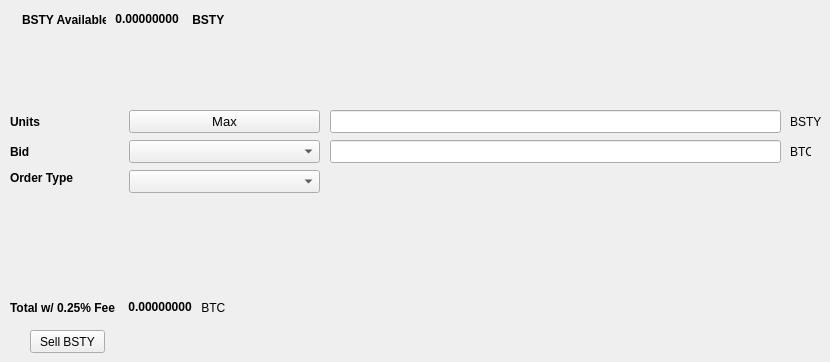
   <widget class="QWidget" name="SellTab">
    <attribute name="title">
     <string>Sell</string>
    </attribute>
    <widget class="QLabel" name="label_16">
     <property name="geometry">
      <rect>
       <x>790</x>
       <y>140</y>
       <width>21</width>
       <height>23</height>
      </rect>
     </property>
     <property name="text">
      <string>BTC</string>
     </property>
    </widget>
    <widget class="QComboBox" name="SellBidcomboBox">
     <property name="geometry">
      <rect>
       <x>129</x>
       <y>140</y>
       <width>191</width>
       <height>23</height>
      </rect>
     </property>
     <property name="font">
      <font>
       <pointsize>10</pointsize>
      </font>
     </property>
    </widget>
    <widget class="QLabel" name="label_18">
     <property name="geometry">
      <rect>
       <x>10</x>
       <y>110</y>
       <width>46</width>
       <height>23</height>
      </rect>
     </property>
     <property name="font">
      <font>
       <weight>75</weight>
       <bold>true</bold>
      </font>
     </property>
     <property name="text">
      <string>Units</string>
     </property>
    </widget>
    <widget class="QPushButton" name="Sell_Max_Amount">
     <property name="geometry">
      <rect>
       <x>129</x>
       <y>110</y>
       <width>191</width>
       <height>23</height>
      </rect>
     </property>
     <property name="font">
      <font>
       <pointsize>10</pointsize>
      </font>
     </property>
     <property name="text">
      <string>Max</string>
     </property>
    </widget>
    <widget class="QLabel" name="label_20">
     <property name="geometry">
      <rect>
       <x>10</x>
       <y>170</y>
       <width>71</width>
       <height>16</height>
      </rect>
     </property>
     <property name="font">
      <font>
       <weight>75</weight>
       <bold>true</bold>
      </font>
     </property>
     <property name="text">
      <string>Order Type</string>
     </property>
    </widget>
    <widget class="QComboBox" name="SellOrdertypeCombo">
     <property name="geometry">
      <rect>
       <x>129</x>
       <y>170</y>
       <width>191</width>
       <height>23</height>
      </rect>
     </property>
     <property name="font">
      <font>
       <pointsize>10</pointsize>
      </font>
     </property>
    </widget>
    <widget class="QLabel" name="label_21">
     <property name="geometry">
      <rect>
       <x>10</x>
       <y>140</y>
       <width>46</width>
       <height>23</height>
      </rect>
     </property>
     <property name="font">
      <font>
       <weight>75</weight>
       <bold>true</bold>
      </font>
     </property>
     <property name="text">
      <string>Bid</string>
     </property>
    </widget>
    <widget class="QLabel" name="label_22">
     <property name="geometry">
      <rect>
       <x>790</x>
       <y>110</y>
       <width>31</width>
       <height>23</height>
      </rect>
     </property>
     <property name="text">
      <string>BSTY</string>
     </property>
    </widget>
    <widget class="QLineEdit" name="UnitsInputBSTY">
     <property name="geometry">
      <rect>
       <x>330</x>
       <y>110</y>
       <width>451</width>
       <height>23</height>
      </rect>
     </property>
     <property name="font">
      <font>
       <pointsize>9</pointsize>
       <weight>75</weight>
       <bold>true</bold>
      </font>
     </property>
    </widget>
    <widget class="QLineEdit" name="SellBidPriceEdit">
     <property name="geometry">
      <rect>
       <x>330</x>
       <y>140</y>
       <width>451</width>
       <height>23</height>
      </rect>
     </property>
     <property name="font">
      <font>
       <pointsize>9</pointsize>
       <weight>75</weight>
       <bold>true</bold>
      </font>
     </property>
    </widget>
    <widget class="QPushButton" name="SellBSTYBTN">
     <property name="geometry">
      <rect>
       <x>30</x>
       <y>330</y>
       <width>75</width>
       <height>23</height>
      </rect>
     </property>
     <property name="text">
      <string>Sell BSTY</string>
     </property>
    </widget>
    <widget class="QWidget" name="layoutWidget">
     <property name="geometry">
      <rect>
       <x>22</x>
       <y>12</y>
       <width>203</width>
       <height>15</height>
      </rect>
     </property>
     <layout class="QHBoxLayout" name="horizontalLayout">
      <item>
       <widget class="QLabel" name="label232_2">
        <property name="font">
         <font>
          <weight>75</weight>
          <bold>true</bold>
         </font>
        </property>
        <property name="text">
         <string>BSTY Available:</string>
        </property>
       </widget>
      </item>
      <item>
       <widget class="QLabel" name="BSTYAvailableLabel">
        <property name="palette">
         <palette>
          <active>
           <colorrole role="WindowText">
            <brush brushstyle="SolidPattern">
             <color alpha="255">
              <red>0</red>
              <green>0</green>
              <blue>0</blue>
             </color>
            </brush>
           </colorrole>
           <colorrole role="Button">
            <brush brushstyle="SolidPattern">
             <color alpha="255">
              <red>0</red>
              <green>170</green>
              <blue>0</blue>
             </color>
            </brush>
           </colorrole>
           <colorrole role="Light">
            <brush brushstyle="SolidPattern">
             <color alpha="255">
              <red>0</red>
              <green>255</green>
              <blue>0</blue>
             </color>
            </brush>
           </colorrole>
           <colorrole role="Midlight">
            <brush brushstyle="SolidPattern">
             <color alpha="255">
              <red>0</red>
              <green>212</green>
              <blue>0</blue>
             </color>
            </brush>
           </colorrole>
           <colorrole role="Dark">
            <brush brushstyle="SolidPattern">
             <color alpha="255">
              <red>0</red>
              <green>85</green>
              <blue>0</blue>
             </color>
            </brush>
           </colorrole>
           <colorrole role="Mid">
            <brush brushstyle="SolidPattern">
             <color alpha="255">
              <red>0</red>
              <green>113</green>
              <blue>0</blue>
             </color>
            </brush>
           </colorrole>
           <colorrole role="Text">
            <brush brushstyle="SolidPattern">
             <color alpha="255">
              <red>0</red>
              <green>170</green>
              <blue>0</blue>
             </color>
            </brush>
           </colorrole>
           <colorrole role="BrightText">
            <brush brushstyle="SolidPattern">
             <color alpha="255">
              <red>255</red>
              <green>255</green>
              <blue>255</blue>
             </color>
            </brush>
           </colorrole>
           <colorrole role="ButtonText">
            <brush brushstyle="SolidPattern">
             <color alpha="255">
              <red>0</red>
              <green>0</green>
              <blue>0</blue>
             </color>
            </brush>
           </colorrole>
           <colorrole role="Base">
            <brush brushstyle="SolidPattern">
             <color alpha="255">
              <red>255</red>
              <green>255</green>
              <blue>255</blue>
             </color>
            </brush>
           </colorrole>
           <colorrole role="Window">
            <brush brushstyle="SolidPattern">
             <color alpha="255">
              <red>0</red>
              <green>170</green>
              <blue>0</blue>
             </color>
            </brush>
           </colorrole>
           <colorrole role="Shadow">
            <brush brushstyle="SolidPattern">
             <color alpha="255">
              <red>0</red>
              <green>0</green>
              <blue>0</blue>
             </color>
            </brush>
           </colorrole>
           <colorrole role="AlternateBase">
            <brush brushstyle="SolidPattern">
             <color alpha="255">
              <red>127</red>
              <green>212</green>
              <blue>127</blue>
             </color>
            </brush>
           </colorrole>
           <colorrole role="ToolTipBase">
            <brush brushstyle="SolidPattern">
             <color alpha="255">
              <red>255</red>
              <green>255</green>
              <blue>220</blue>
             </color>
            </brush>
           </colorrole>
           <colorrole role="ToolTipText">
            <brush brushstyle="SolidPattern">
             <color alpha="255">
              <red>0</red>
              <green>0</green>
              <blue>0</blue>
             </color>
            </brush>
           </colorrole>
          </active>
          <inactive>
           <colorrole role="WindowText">
            <brush brushstyle="SolidPattern">
             <color alpha="255">
              <red>0</red>
              <green>0</green>
              <blue>0</blue>
             </color>
            </brush>
           </colorrole>
           <colorrole role="Button">
            <brush brushstyle="SolidPattern">
             <color alpha="255">
              <red>0</red>
              <green>170</green>
              <blue>0</blue>
             </color>
            </brush>
           </colorrole>
           <colorrole role="Light">
            <brush brushstyle="SolidPattern">
             <color alpha="255">
              <red>0</red>
              <green>255</green>
              <blue>0</blue>
             </color>
            </brush>
           </colorrole>
           <colorrole role="Midlight">
            <brush brushstyle="SolidPattern">
             <color alpha="255">
              <red>0</red>
              <green>212</green>
              <blue>0</blue>
             </color>
            </brush>
           </colorrole>
           <colorrole role="Dark">
            <brush brushstyle="SolidPattern">
             <color alpha="255">
              <red>0</red>
              <green>85</green>
              <blue>0</blue>
             </color>
            </brush>
           </colorrole>
           <colorrole role="Mid">
            <brush brushstyle="SolidPattern">
             <color alpha="255">
              <red>0</red>
              <green>113</green>
              <blue>0</blue>
             </color>
            </brush>
           </colorrole>
           <colorrole role="Text">
            <brush brushstyle="SolidPattern">
             <color alpha="255">
              <red>0</red>
              <green>170</green>
              <blue>0</blue>
             </color>
            </brush>
           </colorrole>
           <colorrole role="BrightText">
            <brush brushstyle="SolidPattern">
             <color alpha="255">
              <red>255</red>
              <green>255</green>
              <blue>255</blue>
             </color>
            </brush>
           </colorrole>
           <colorrole role="ButtonText">
            <brush brushstyle="SolidPattern">
             <color alpha="255">
              <red>0</red>
              <green>0</green>
              <blue>0</blue>
             </color>
            </brush>
           </colorrole>
           <colorrole role="Base">
            <brush brushstyle="SolidPattern">
             <color alpha="255">
              <red>255</red>
              <green>255</green>
              <blue>255</blue>
             </color>
            </brush>
           </colorrole>
           <colorrole role="Window">
            <brush brushstyle="SolidPattern">
             <color alpha="255">
              <red>0</red>
              <green>170</green>
              <blue>0</blue>
             </color>
            </brush>
           </colorrole>
           <colorrole role="Shadow">
            <brush brushstyle="SolidPattern">
             <color alpha="255">
              <red>0</red>
              <green>0</green>
              <blue>0</blue>
             </color>
            </brush>
           </colorrole>
           <colorrole role="AlternateBase">
            <brush brushstyle="SolidPattern">
             <color alpha="255">
              <red>127</red>
              <green>212</green>
              <blue>127</blue>
             </color>
            </brush>
           </colorrole>
           <colorrole role="ToolTipBase">
            <brush brushstyle="SolidPattern">
             <color alpha="255">
              <red>255</red>
              <green>255</green>
              <blue>220</blue>
             </color>
            </brush>
           </colorrole>
           <colorrole role="ToolTipText">
            <brush brushstyle="SolidPattern">
             <color alpha="255">
              <red>0</red>
              <green>0</green>
              <blue>0</blue>
             </color>
            </brush>
           </colorrole>
          </inactive>
          <disabled>
           <colorrole role="WindowText">
            <brush brushstyle="SolidPattern">
             <color alpha="255">
              <red>0</red>
              <green>85</green>
              <blue>0</blue>
             </color>
            </brush>
           </colorrole>
           <colorrole role="Button">
            <brush brushstyle="SolidPattern">
             <color alpha="255">
              <red>0</red>
              <green>170</green>
              <blue>0</blue>
             </color>
            </brush>
           </colorrole>
           <colorrole role="Light">
            <brush brushstyle="SolidPattern">
             <color alpha="255">
              <red>0</red>
              <green>255</green>
              <blue>0</blue>
             </color>
            </brush>
           </colorrole>
           <colorrole role="Midlight">
            <brush brushstyle="SolidPattern">
             <color alpha="255">
              <red>0</red>
              <green>212</green>
              <blue>0</blue>
             </color>
            </brush>
           </colorrole>
           <colorrole role="Dark">
            <brush brushstyle="SolidPattern">
             <color alpha="255">
              <red>0</red>
              <green>85</green>
              <blue>0</blue>
             </color>
            </brush>
           </colorrole>
           <colorrole role="Mid">
            <brush brushstyle="SolidPattern">
             <color alpha="255">
              <red>0</red>
              <green>113</green>
              <blue>0</blue>
             </color>
            </brush>
           </colorrole>
           <colorrole role="Text">
            <brush brushstyle="SolidPattern">
             <color alpha="255">
              <red>0</red>
              <green>85</green>
              <blue>0</blue>
             </color>
            </brush>
           </colorrole>
           <colorrole role="BrightText">
            <brush brushstyle="SolidPattern">
             <color alpha="255">
              <red>255</red>
              <green>255</green>
              <blue>255</blue>
             </color>
            </brush>
           </colorrole>
           <colorrole role="ButtonText">
            <brush brushstyle="SolidPattern">
             <color alpha="255">
              <red>0</red>
              <green>85</green>
              <blue>0</blue>
             </color>
            </brush>
           </colorrole>
           <colorrole role="Base">
            <brush brushstyle="SolidPattern">
             <color alpha="255">
              <red>0</red>
              <green>170</green>
              <blue>0</blue>
             </color>
            </brush>
           </colorrole>
           <colorrole role="Window">
            <brush brushstyle="SolidPattern">
             <color alpha="255">
              <red>0</red>
              <green>170</green>
              <blue>0</blue>
             </color>
            </brush>
           </colorrole>
           <colorrole role="Shadow">
            <brush brushstyle="SolidPattern">
             <color alpha="255">
              <red>0</red>
              <green>0</green>
              <blue>0</blue>
             </color>
            </brush>
           </colorrole>
           <colorrole role="AlternateBase">
            <brush brushstyle="SolidPattern">
             <color alpha="255">
              <red>0</red>
              <green>170</green>
              <blue>0</blue>
             </color>
            </brush>
           </colorrole>
           <colorrole role="ToolTipBase">
            <brush brushstyle="SolidPattern">
             <color alpha="255">
              <red>255</red>
              <green>255</green>
              <blue>220</blue>
             </color>
            </brush>
           </colorrole>
           <colorrole role="ToolTipText">
            <brush brushstyle="SolidPattern">
             <color alpha="255">
              <red>0</red>
              <green>0</green>
              <blue>0</blue>
             </color>
            </brush>
           </colorrole>
          </disabled>
         </palette>
        </property>
        <property name="font">
         <font>
          <weight>75</weight>
          <bold>true</bold>
         </font>
        </property>
        <property name="text">
         <string> 0.00000000 </string>
        </property>
        <property name="textInteractionFlags">
         <set>Qt::LinksAccessibleByMouse|Qt::TextSelectableByKeyboard|Qt::TextSelectableByMouse</set>
        </property>
       </widget>
      </item>
      <item>
       <widget class="QLabel" name="labelBSTY">
        <property name="font">
         <font>
          <weight>75</weight>
          <bold>true</bold>
         </font>
        </property>
        <property name="text">
         <string> BSTY</string>
        </property>
       </widget>
      </item>
     </layout>
    </widget>
    <widget class="QWidget" name="layoutWidget">
     <property name="geometry">
      <rect>
       <x>10</x>
       <y>300</y>
       <width>218</width>
       <height>15</height>
      </rect>
     </property>
     <layout class="QHBoxLayout" name="horizontalLayout_2">
      <item>
       <widget class="QLabel" name="label_19">
        <property name="font">
         <font>
          <weight>75</weight>
          <bold>true</bold>
         </font>
        </property>
        <property name="text">
         <string>Total w/ 0.25% Fee </string>
        </property>
       </widget>
      </item>
      <item>
       <widget class="QLabel" name="SellCostLabel">
        <property name="palette">
         <palette>
          <active>
           <colorrole role="WindowText">
            <brush brushstyle="SolidPattern">
             <color alpha="255">
              <red>0</red>
              <green>0</green>
              <blue>0</blue>
             </color>
            </brush>
           </colorrole>
           <colorrole role="Button">
            <brush brushstyle="SolidPattern">
             <color alpha="255">
              <red>0</red>
              <green>170</green>
              <blue>0</blue>
             </color>
            </brush>
           </colorrole>
           <colorrole role="Light">
            <brush brushstyle="SolidPattern">
             <color alpha="255">
              <red>0</red>
              <green>255</green>
              <blue>0</blue>
             </color>
            </brush>
           </colorrole>
           <colorrole role="Midlight">
            <brush brushstyle="SolidPattern">
             <color alpha="255">
              <red>0</red>
              <green>212</green>
              <blue>0</blue>
             </color>
            </brush>
           </colorrole>
           <colorrole role="Dark">
            <brush brushstyle="SolidPattern">
             <color alpha="255">
              <red>0</red>
              <green>85</green>
              <blue>0</blue>
             </color>
            </brush>
           </colorrole>
           <colorrole role="Mid">
            <brush brushstyle="SolidPattern">
             <color alpha="255">
              <red>0</red>
              <green>113</green>
              <blue>0</blue>
             </color>
            </brush>
           </colorrole>
           <colorrole role="Text">
            <brush brushstyle="SolidPattern">
             <color alpha="255">
              <red>0</red>
              <green>170</green>
              <blue>0</blue>
             </color>
            </brush>
           </colorrole>
           <colorrole role="BrightText">
            <brush brushstyle="SolidPattern">
             <color alpha="255">
              <red>255</red>
              <green>255</green>
              <blue>255</blue>
             </color>
            </brush>
           </colorrole>
           <colorrole role="ButtonText">
            <brush brushstyle="SolidPattern">
             <color alpha="255">
              <red>0</red>
              <green>0</green>
              <blue>0</blue>
             </color>
            </brush>
           </colorrole>
           <colorrole role="Base">
            <brush brushstyle="SolidPattern">
             <color alpha="255">
              <red>255</red>
              <green>255</green>
              <blue>255</blue>
             </color>
            </brush>
           </colorrole>
           <colorrole role="Window">
            <brush brushstyle="SolidPattern">
             <color alpha="255">
              <red>0</red>
              <green>170</green>
              <blue>0</blue>
             </color>
            </brush>
           </colorrole>
           <colorrole role="Shadow">
            <brush brushstyle="SolidPattern">
             <color alpha="255">
              <red>0</red>
              <green>0</green>
              <blue>0</blue>
             </color>
            </brush>
           </colorrole>
           <colorrole role="AlternateBase">
            <brush brushstyle="SolidPattern">
             <color alpha="255">
              <red>127</red>
              <green>212</green>
              <blue>127</blue>
             </color>
            </brush>
           </colorrole>
           <colorrole role="ToolTipBase">
            <brush brushstyle="SolidPattern">
             <color alpha="255">
              <red>255</red>
              <green>255</green>
              <blue>220</blue>
             </color>
            </brush>
           </colorrole>
           <colorrole role="ToolTipText">
            <brush brushstyle="SolidPattern">
             <color alpha="255">
              <red>0</red>
              <green>0</green>
              <blue>0</blue>
             </color>
            </brush>
           </colorrole>
          </active>
          <inactive>
           <colorrole role="WindowText">
            <brush brushstyle="SolidPattern">
             <color alpha="255">
              <red>0</red>
              <green>0</green>
              <blue>0</blue>
             </color>
            </brush>
           </colorrole>
           <colorrole role="Button">
            <brush brushstyle="SolidPattern">
             <color alpha="255">
              <red>0</red>
              <green>170</green>
              <blue>0</blue>
             </color>
            </brush>
           </colorrole>
           <colorrole role="Light">
            <brush brushstyle="SolidPattern">
             <color alpha="255">
              <red>0</red>
              <green>255</green>
              <blue>0</blue>
             </color>
            </brush>
           </colorrole>
           <colorrole role="Midlight">
            <brush brushstyle="SolidPattern">
             <color alpha="255">
              <red>0</red>
              <green>212</green>
              <blue>0</blue>
             </color>
            </brush>
           </colorrole>
           <colorrole role="Dark">
            <brush brushstyle="SolidPattern">
             <color alpha="255">
              <red>0</red>
              <green>85</green>
              <blue>0</blue>
             </color>
            </brush>
           </colorrole>
           <colorrole role="Mid">
            <brush brushstyle="SolidPattern">
             <color alpha="255">
              <red>0</red>
              <green>113</green>
              <blue>0</blue>
             </color>
            </brush>
           </colorrole>
           <colorrole role="Text">
            <brush brushstyle="SolidPattern">
             <color alpha="255">
              <red>0</red>
              <green>170</green>
              <blue>0</blue>
             </color>
            </brush>
           </colorrole>
           <colorrole role="BrightText">
            <brush brushstyle="SolidPattern">
             <color alpha="255">
              <red>255</red>
              <green>255</green>
              <blue>255</blue>
             </color>
            </brush>
           </colorrole>
           <colorrole role="ButtonText">
            <brush brushstyle="SolidPattern">
             <color alpha="255">
              <red>0</red>
              <green>0</green>
              <blue>0</blue>
             </color>
            </brush>
           </colorrole>
           <colorrole role="Base">
            <brush brushstyle="SolidPattern">
             <color alpha="255">
              <red>255</red>
              <green>255</green>
              <blue>255</blue>
             </color>
            </brush>
           </colorrole>
           <colorrole role="Window">
            <brush brushstyle="SolidPattern">
             <color alpha="255">
              <red>0</red>
              <green>170</green>
              <blue>0</blue>
             </color>
            </brush>
           </colorrole>
           <colorrole role="Shadow">
            <brush brushstyle="SolidPattern">
             <color alpha="255">
              <red>0</red>
              <green>0</green>
              <blue>0</blue>
             </color>
            </brush>
           </colorrole>
           <colorrole role="AlternateBase">
            <brush brushstyle="SolidPattern">
             <color alpha="255">
              <red>127</red>
              <green>212</green>
              <blue>127</blue>
             </color>
            </brush>
           </colorrole>
           <colorrole role="ToolTipBase">
            <brush brushstyle="SolidPattern">
             <color alpha="255">
              <red>255</red>
              <green>255</green>
              <blue>220</blue>
             </color>
            </brush>
           </colorrole>
           <colorrole role="ToolTipText">
            <brush brushstyle="SolidPattern">
             <color alpha="255">
              <red>0</red>
              <green>0</green>
              <blue>0</blue>
             </color>
            </brush>
           </colorrole>
          </inactive>
          <disabled>
           <colorrole role="WindowText">
            <brush brushstyle="SolidPattern">
             <color alpha="255">
              <red>0</red>
              <green>85</green>
              <blue>0</blue>
             </color>
            </brush>
           </colorrole>
           <colorrole role="Button">
            <brush brushstyle="SolidPattern">
             <color alpha="255">
              <red>0</red>
              <green>170</green>
              <blue>0</blue>
             </color>
            </brush>
           </colorrole>
           <colorrole role="Light">
            <brush brushstyle="SolidPattern">
             <color alpha="255">
              <red>0</red>
              <green>255</green>
              <blue>0</blue>
             </color>
            </brush>
           </colorrole>
           <colorrole role="Midlight">
            <brush brushstyle="SolidPattern">
             <color alpha="255">
              <red>0</red>
              <green>212</green>
              <blue>0</blue>
             </color>
            </brush>
           </colorrole>
           <colorrole role="Dark">
            <brush brushstyle="SolidPattern">
             <color alpha="255">
              <red>0</red>
              <green>85</green>
              <blue>0</blue>
             </color>
            </brush>
           </colorrole>
           <colorrole role="Mid">
            <brush brushstyle="SolidPattern">
             <color alpha="255">
              <red>0</red>
              <green>113</green>
              <blue>0</blue>
             </color>
            </brush>
           </colorrole>
           <colorrole role="Text">
            <brush brushstyle="SolidPattern">
             <color alpha="255">
              <red>0</red>
              <green>85</green>
              <blue>0</blue>
             </color>
            </brush>
           </colorrole>
           <colorrole role="BrightText">
            <brush brushstyle="SolidPattern">
             <color alpha="255">
              <red>255</red>
              <green>255</green>
              <blue>255</blue>
             </color>
            </brush>
           </colorrole>
           <colorrole role="ButtonText">
            <brush brushstyle="SolidPattern">
             <color alpha="255">
              <red>0</red>
              <green>85</green>
              <blue>0</blue>
             </color>
            </brush>
           </colorrole>
           <colorrole role="Base">
            <brush brushstyle="SolidPattern">
             <color alpha="255">
              <red>0</red>
              <green>170</green>
              <blue>0</blue>
             </color>
            </brush>
           </colorrole>
           <colorrole role="Window">
            <brush brushstyle="SolidPattern">
             <color alpha="255">
              <red>0</red>
              <green>170</green>
              <blue>0</blue>
             </color>
            </brush>
           </colorrole>
           <colorrole role="Shadow">
            <brush brushstyle="SolidPattern">
             <color alpha="255">
              <red>0</red>
              <green>0</green>
              <blue>0</blue>
             </color>
            </brush>
           </colorrole>
           <colorrole role="AlternateBase">
            <brush brushstyle="SolidPattern">
             <color alpha="255">
              <red>0</red>
              <green>170</green>
              <blue>0</blue>
             </color>
            </brush>
           </colorrole>
           <colorrole role="ToolTipBase">
            <brush brushstyle="SolidPattern">
             <color alpha="255">
              <red>255</red>
              <green>255</green>
              <blue>220</blue>
             </color>
            </brush>
           </colorrole>
           <colorrole role="ToolTipText">
            <brush brushstyle="SolidPattern">
             <color alpha="255">
              <red>0</red>
              <green>0</green>
              <blue>0</blue>
             </color>
            </brush>
           </colorrole>
          </disabled>
         </palette>
        </property>
        <property name="font">
         <font>
          <weight>75</weight>
          <bold>true</bold>
         </font>
        </property>
        <property name="autoFillBackground">
         <bool>false</bool>
        </property>
        <property name="text">
         <string> 0.00000000</string>
        </property>
        <property name="textInteractionFlags">
         <set>Qt::LinksAccessibleByMouse|Qt::TextSelectableByMouse</set>
        </property>
       </widget>
      </item>
      <item>
       <widget class="QLabel" name="label_17">
        <property name="font">
         <font>
          <weight>50</weight>
          <bold>false</bold>
         </font>
        </property>
        <property name="text">
         <string> BTC</string>
        </property>
       </widget>
      </item>
     </layout>
    </widget>
   </widget>
